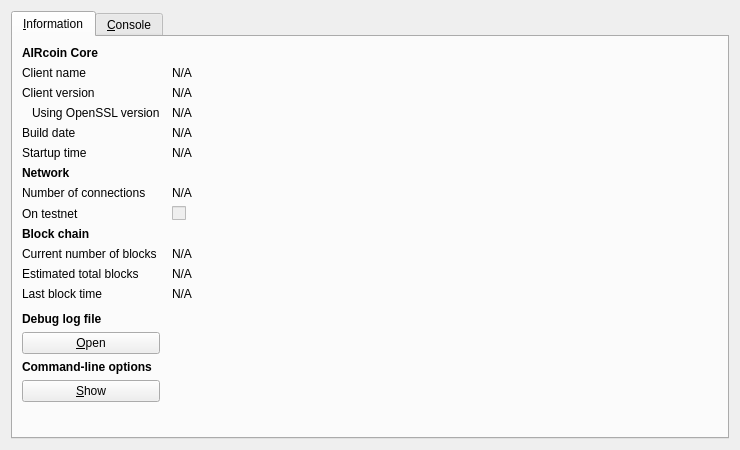
<?xml version="1.0" encoding="UTF-8"?>
<ui version="4.0">
 <class>RPCConsole</class>
 <widget class="QDialog" name="RPCConsole">
  <property name="geometry">
   <rect>
    <x>0</x>
    <y>0</y>
    <width>740</width>
    <height>450</height>
   </rect>
  </property>
  <property name="windowTitle">
   <string>AIRcoin - Debug window</string>
  </property>
  <layout class="QVBoxLayout" name="verticalLayout_2">
   <item>
    <widget class="QTabWidget" name="tabWidget">
     <property name="currentIndex">
      <number>0</number>
     </property>
     <widget class="QWidget" name="tab_info">
      <attribute name="title">
       <string>&amp;Information</string>
      </attribute>
      <layout class="QGridLayout" name="gridLayout" columnstretch="0,1">
       <property name="horizontalSpacing">
        <number>12</number>
       </property>
       <item row="0" column="0">
        <widget class="QLabel" name="label_9">
         <property name="font">
          <font>
           <weight>75</weight>
           <bold>true</bold>
          </font>
         </property>
         <property name="text">
          <string>AIRcoin Core</string>
         </property>
        </widget>
       </item>
       <item row="1" column="0">
        <widget class="QLabel" name="label_5">
         <property name="text">
          <string>Client name</string>
         </property>
        </widget>
       </item>
       <item row="1" column="1">
        <widget class="QLabel" name="clientName">
         <property name="cursor">
          <cursorShape>IBeamCursor</cursorShape>
         </property>
         <property name="text">
          <string>N/A</string>
         </property>
         <property name="textFormat">
          <enum>Qt::PlainText</enum>
         </property>
         <property name="textInteractionFlags">
          <set>Qt::LinksAccessibleByMouse|Qt::TextSelectableByKeyboard|Qt::TextSelectableByMouse</set>
         </property>
        </widget>
       </item>
       <item row="2" column="0">
        <widget class="QLabel" name="label_6">
         <property name="text">
          <string>Client version</string>
         </property>
        </widget>
       </item>
       <item row="2" column="1">
        <widget class="QLabel" name="clientVersion">
         <property name="cursor">
          <cursorShape>IBeamCursor</cursorShape>
         </property>
         <property name="text">
          <string>N/A</string>
         </property>
         <property name="textFormat">
          <enum>Qt::PlainText</enum>
         </property>
         <property name="textInteractionFlags">
          <set>Qt::LinksAccessibleByMouse|Qt::TextSelectableByKeyboard|Qt::TextSelectableByMouse</set>
         </property>
        </widget>
       </item>
       <item row="3" column="0">
        <widget class="QLabel" name="label_14">
         <property name="text">
          <string>Using OpenSSL version</string>
         </property>
         <property name="indent">
          <number>10</number>
         </property>
        </widget>
       </item>
       <item row="3" column="1">
        <widget class="QLabel" name="openSSLVersion">
         <property name="cursor">
          <cursorShape>IBeamCursor</cursorShape>
         </property>
         <property name="text">
          <string>N/A</string>
         </property>
         <property name="textFormat">
          <enum>Qt::PlainText</enum>
         </property>
         <property name="textInteractionFlags">
          <set>Qt::LinksAccessibleByMouse|Qt::TextSelectableByKeyboard|Qt::TextSelectableByMouse</set>
         </property>
        </widget>
       </item>
       <item row="4" column="0">
        <widget class="QLabel" name="label_12">
         <property name="text">
          <string>Build date</string>
         </property>
        </widget>
       </item>
       <item row="4" column="1">
        <widget class="QLabel" name="buildDate">
         <property name="cursor">
          <cursorShape>IBeamCursor</cursorShape>
         </property>
         <property name="text">
          <string>N/A</string>
         </property>
         <property name="textFormat">
          <enum>Qt::PlainText</enum>
         </property>
         <property name="textInteractionFlags">
          <set>Qt::LinksAccessibleByMouse|Qt::TextSelectableByKeyboard|Qt::TextSelectableByMouse</set>
         </property>
        </widget>
       </item>
       <item row="5" column="0">
        <widget class="QLabel" name="label_13">
         <property name="text">
          <string>Startup time</string>
         </property>
        </widget>
       </item>
       <item row="5" column="1">
        <widget class="QLabel" name="startupTime">
         <property name="cursor">
          <cursorShape>IBeamCursor</cursorShape>
         </property>
         <property name="text">
          <string>N/A</string>
         </property>
         <property name="textFormat">
          <enum>Qt::PlainText</enum>
         </property>
         <property name="textInteractionFlags">
          <set>Qt::LinksAccessibleByMouse|Qt::TextSelectableByKeyboard|Qt::TextSelectableByMouse</set>
         </property>
        </widget>
       </item>
       <item row="6" column="0">
        <widget class="QLabel" name="label_11">
         <property name="font">
          <font>
           <weight>75</weight>
           <bold>true</bold>
          </font>
         </property>
         <property name="text">
          <string>Network</string>
         </property>
        </widget>
       </item>
       <item row="7" column="0">
        <widget class="QLabel" name="label_7">
         <property name="text">
          <string>Number of connections</string>
         </property>
        </widget>
       </item>
       <item row="7" column="1">
        <widget class="QLabel" name="numberOfConnections">
         <property name="cursor">
          <cursorShape>IBeamCursor</cursorShape>
         </property>
         <property name="text">
          <string>N/A</string>
         </property>
         <property name="textFormat">
          <enum>Qt::PlainText</enum>
         </property>
         <property name="textInteractionFlags">
          <set>Qt::LinksAccessibleByMouse|Qt::TextSelectableByKeyboard|Qt::TextSelectableByMouse</set>
         </property>
        </widget>
       </item>
       <item row="8" column="0">
        <widget class="QLabel" name="label_8">
         <property name="text">
          <string>On testnet</string>
         </property>
        </widget>
       </item>
       <item row="8" column="1">
        <widget class="QCheckBox" name="isTestNet">
         <property name="enabled">
          <bool>false</bool>
         </property>
         <property name="text">
          <string/>
         </property>
        </widget>
       </item>
       <item row="9" column="0">
        <widget class="QLabel" name="label_10">
         <property name="font">
          <font>
           <weight>75</weight>
           <bold>true</bold>
          </font>
         </property>
         <property name="text">
          <string>Block chain</string>
         </property>
        </widget>
       </item>
       <item row="10" column="0">
        <widget class="QLabel" name="label_3">
         <property name="text">
          <string>Current number of blocks</string>
         </property>
        </widget>
       </item>
       <item row="10" column="1">
        <widget class="QLabel" name="numberOfBlocks">
         <property name="cursor">
          <cursorShape>IBeamCursor</cursorShape>
         </property>
         <property name="text">
          <string>N/A</string>
         </property>
         <property name="textFormat">
          <enum>Qt::PlainText</enum>
         </property>
         <property name="textInteractionFlags">
          <set>Qt::LinksAccessibleByMouse|Qt::TextSelectableByKeyboard|Qt::TextSelectableByMouse</set>
         </property>
        </widget>
       </item>
       <item row="11" column="0">
        <widget class="QLabel" name="label_4">
         <property name="text">
          <string>Estimated total blocks</string>
         </property>
        </widget>
       </item>
       <item row="11" column="1">
        <widget class="QLabel" name="totalBlocks">
         <property name="cursor">
          <cursorShape>IBeamCursor</cursorShape>
         </property>
         <property name="text">
          <string>N/A</string>
         </property>
         <property name="textFormat">
          <enum>Qt::PlainText</enum>
         </property>
         <property name="textInteractionFlags">
          <set>Qt::LinksAccessibleByMouse|Qt::TextSelectableByKeyboard|Qt::TextSelectableByMouse</set>
         </property>
        </widget>
       </item>
       <item row="12" column="0">
        <widget class="QLabel" name="label_2">
         <property name="text">
          <string>Last block time</string>
         </property>
        </widget>
       </item>
       <item row="12" column="1">
        <widget class="QLabel" name="lastBlockTime">
         <property name="cursor">
          <cursorShape>IBeamCursor</cursorShape>
         </property>
         <property name="text">
          <string>N/A</string>
         </property>
         <property name="textFormat">
          <enum>Qt::PlainText</enum>
         </property>
         <property name="textInteractionFlags">
          <set>Qt::LinksAccessibleByMouse|Qt::TextSelectableByKeyboard|Qt::TextSelectableByMouse</set>
         </property>
        </widget>
       </item>
       <item row="13" column="0">
        <spacer name="verticalSpacer_2">
         <property name="orientation">
          <enum>Qt::Vertical</enum>
         </property>
         <property name="sizeHint" stdset="0">
          <size>
           <width>20</width>
           <height>20</height>
          </size>
         </property>
        </spacer>
       </item>
       <item row="14" column="0">
        <widget class="QLabel" name="labelDebugLogfile">
         <property name="font">
          <font>
           <weight>75</weight>
           <bold>true</bold>
          </font>
         </property>
         <property name="text">
          <string>Debug log file</string>
         </property>
        </widget>
       </item>
       <item row="15" column="0">
        <widget class="QPushButton" name="openDebugLogfileButton">
         <property name="toolTip">
          <string>Open the AIRcoin debug log file from the current data directory. This can take a few seconds for large log files.</string>
         </property>
         <property name="text">
          <string>&amp;Open</string>
         </property>
         <property name="autoDefault">
          <bool>false</bool>
         </property>
        </widget>
       </item>
       <item row="16" column="0">
        <widget class="QLabel" name="labelCLOptions">
         <property name="font">
          <font>
           <weight>75</weight>
           <bold>true</bold>
          </font>
         </property>
         <property name="text">
          <string>Command-line options</string>
         </property>
        </widget>
       </item>
       <item row="17" column="0">
        <widget class="QPushButton" name="showCLOptionsButton">
         <property name="toolTip">
          <string>Show the AIRcoin-Qt help message to get a list with possible AIRcoin command-line options.</string>
         </property>
         <property name="text">
          <string>&amp;Show</string>
         </property>
         <property name="autoDefault">
          <bool>false</bool>
         </property>
        </widget>
       </item>
       <item row="18" column="0">
        <spacer name="verticalSpacer">
         <property name="orientation">
          <enum>Qt::Vertical</enum>
         </property>
         <property name="sizeHint" stdset="0">
          <size>
           <width>20</width>
           <height>40</height>
          </size>
         </property>
        </spacer>
       </item>
      </layout>
     </widget>
     <widget class="QWidget" name="tab_console">
      <attribute name="title">
       <string>&amp;Console</string>
      </attribute>
      <layout class="QVBoxLayout" name="verticalLayout_3">
       <property name="spacing">
        <number>3</number>
       </property>
       <item>
        <widget class="QTextEdit" name="messagesWidget">
         <property name="minimumSize">
          <size>
           <width>0</width>
           <height>100</height>
          </size>
         </property>
         <property name="readOnly">
          <bool>true</bool>
         </property>
         <property name="tabKeyNavigation" stdset="0">
          <bool>false</bool>
         </property>
         <property name="columnCount" stdset="0">
          <number>2</number>
         </property>
        </widget>
       </item>
       <item>
        <layout class="QHBoxLayout" name="horizontalLayout">
         <property name="spacing">
          <number>3</number>
         </property>
         <item>
          <widget class="QLabel" name="label">
           <property name="text">
            <string notr="true">&gt;</string>
           </property>
          </widget>
         </item>
         <item>
          <widget class="QLineEdit" name="lineEdit"/>
         </item>
         <item>
          <widget class="QPushButton" name="clearButton">
           <property name="maximumSize">
            <size>
             <width>24</width>
             <height>24</height>
            </size>
           </property>
           <property name="toolTip">
            <string>Clear console</string>
           </property>
           <property name="text">
            <string/>
           </property>
           <property name="icon">
            <iconset resource="../bitcoin.qrc">
             <normaloff>:/icons/remove</normaloff>:/icons/remove</iconset>
           </property>
           <property name="shortcut">
            <string notr="true">Ctrl+L</string>
           </property>
           <property name="autoDefault">
            <bool>false</bool>
           </property>
          </widget>
         </item>
        </layout>
       </item>
      </layout>
     </widget>
    </widget>
   </item>
  </layout>
 </widget>
 <resources>
  <include location="../bitcoin.qrc"/>
 </resources>
 <connections/>
</ui>
